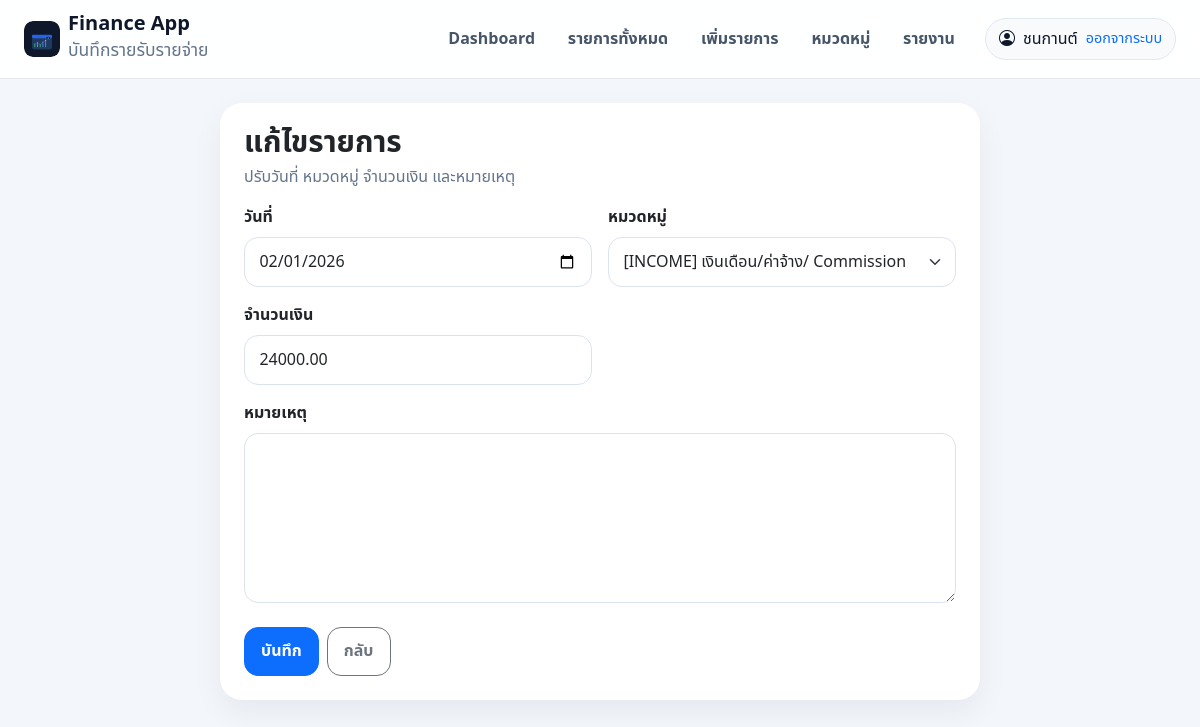
The page /edit.php?entry_id=557 (signed in) on the database its author committed.
### tables this page shows
CREATE TABLE `entries` (
  `id` int(11) NOT NULL AUTO_INCREMENT,
  `category_id` int(11) NOT NULL,
  `entry_date` date NOT NULL,
  `amount` decimal(12,2) NOT NULL DEFAULT '0.00',
  `note` text,
  `created_at` datetime NOT NULL,
  `updated_at` datetime DEFAULT NULL,
  `user_id` int(11) DEFAULT NULL,
  PRIMARY KEY (`id`),
  KEY `idx_category_id` (`category_id`),
  KEY `idx_entry_date` (`entry_date`),
  KEY `idx_entries_user_id` (`user_id`),
  KEY `idx_entries_user_date_category` (`user_id`,`entry_date`,`category_id`),
  KEY `idx_entries_user_category_date` (`user_id`,`category_id`,`entry_date`),
  CONSTRAINT `fk_entries_category` FOREIGN KEY (`category_id`) REFERENCES `categories` (`id`) ON UPDATE CASCADE
);

### config/functions.php (called while the page is built, shortened)
<?php
function h($value)
{
    return htmlspecialchars((string)$value, ENT_QUOTES, 'UTF-8');
}

### edit.php (the view, shortened to what this page needs)
<?php
include 'config/db.php';
include 'config/functions.php';
mysqli_set_charset($conn, 'utf8');
$userId = (int)$_SESSION['user_id'];
$entryId = isset($_GET['entry_id']) ? (int)$_GET['entry_id'] : 0;
    ?>
    <?php
if ($entryId > 0) {
    $rs = mysqli_query($conn, "
        SELECT e.id, e.entry_date, e.amount, e.note, e.category_id
        FROM entries e
        INNER JOIN categories c ON e.category_id = c.id
        WHERE e.id = {$entryId} AND e.user_id = {$userId} AND c.user_id = {$userId}
        LIMIT 1
    ");
    $entry = mysqli_fetch_assoc($rs);
    $cats = array();
    $rsCats = mysqli_query($conn, "SELECT id, name, type FROM categories WHERE is_active = 1 AND user_id = {$userId} ORDER BY FIELD(type,'income','saving','expense'), sort_order ASC, id ASC");
    if ($rsCats) {
        while ($row = mysqli_fetch_assoc($rsCats)) {
            $cats[] = $row;
        }
    }
    include 'partials/header.php';
    ?>
    <div class="row justify-content-center">
        <div class="col-12 col-xl-8">
            <div class="card card-soft">
                <div class="card-body p-3 p-lg-4">
                    <div class="page-header mb-3">
                        <div>
                            <h1 class="page-title h3 mb-1">แก้ไขรายการ</h1>
                            <p class="page-subtitle">ปรับวันที่ หมวดหมู่ จำนวนเงิน และหมายเหตุ</p>
                        </div>
                    </div>
                    <form method="post" action="save_entry.php">
                        <div class="row g-3">
                            <div class="col-md-6">
                                <label class="form-label fw-semibold">วันที่</label>
                                <input type="date" name="entry_date" class="form-control" value="<?php echo h($entry['entry_date']); ?>" required>
                            </div>
                            <div class="col-md-6">
                                <label class="form-label fw-semibold">หมวดหมู่</label>
                                <select name="category_id" class="form-select" required>
                                    <?php foreach ($cats as $cat): ?>
                                        <option value="<?php echo (int)$cat['id']; ?>" <?php echo ((int)$entry['category_id']===(int)$cat['id'])?'selected':''; ?>>
                                            [<?php echo strtoupper(h($cat['type'])); ?>] <?php echo h($cat['name']); ?>
                                        </option>
                                    <?php endforeach; ?>
                                </select>
                            </div>
                            <div class="col-md-6">
                                <label class="form-label fw-semibold">จำนวนเงิน</label>
                                <input type="number" name="amount" class="form-control" step="0.01" min="0.01" value="<?php echo h($entry['amount']); ?>" required>
                            </div>
                            <div class="col-12">
                                <label class="form-label fw-semibold">หมายเหตุ</label>
                                <textarea name="note" class="form-control" rows="6"><?php echo h($entry['note']); ?></textarea>
                            </div>
                        </div>
                        <div class="d-flex gap-2 flex-wrap mt-4">
                            <button type="submit" class="btn btn-primary">บันทึก</button>
                            <a href="entries.php?year=<?php echo (int)date('Y', strtotime($entry['entry_date'])) + 543; ?>" class="btn btn-outline-secondary">กลับ</a>
                        </div>
                    </form>
                </div>
            </div>
        </div>
    </div>
    <?php
    include 'partials/footer.php';
    exit;
}
die('ไม่พบข้อมูลที่ต้องการแก้ไข');

### assets/css/style.css (style rules this page uses)
body { font-family:"Noto Sans Thai",system-ui,-apple-system,sans-serif;background:#f3f6fb;color:#0f172a }
.card-soft { border:none;border-radius:22px;background:#fff;box-shadow:0 12px 30px rgba(15,23,42,.06) }
.page-header { display:flex;justify-content:space-between;align-items:flex-start;gap:1rem;flex-wrap:wrap;margin-bottom:1.25rem }
.page-title { font-size:1.85rem;font-weight:800;line-height:1.1;margin:0 }
.page-subtitle { margin:.35rem 0 0;color:#64748b }
.btn { border-radius:14px;font-weight:700;padding:.7rem 1rem }
.form-control,.form-select { border-radius:14px;padding:.75rem .9rem;border-color:#dbe3ef }

### rows shown on the page
entries: entry_date "02/01/2026", category_id "[INCOME] เงินเดือน/ค่าจ้าง/ Commission", amount "24000.00"

### other values the page prints
$display_name "ชนกานต์"
